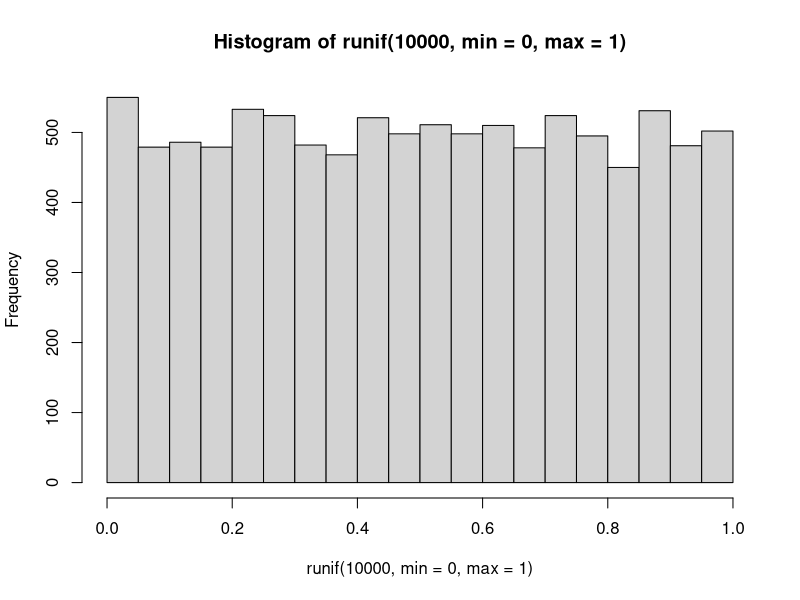

This chart was generated by the following R code: (Note: this script raises an error after producing the figure.)
# Approximate pi
# Simulate from uniform distribution from -0.5 to 0.5

hist(runif(1e4, min=0, max=1))

pi_sim <- function(){
  # Simulate a square
  x <- runif(1e4,-0.5,0.5)
  y <- runif(1e4,-0.5,0.5)
  # Simulate the circle within the square that is centered at 0 with a radius of 0.5
  in_circle <- ifelse(sqrt(x^2 + y^2) <= 0.5, 1, 0)
  
  sum(in_circle/1e4)*4
}

plot(y ~ x, pch=20)
plot(y ~ x, col = c("darkslategrey","turquoise")[in_circle+1], pch=20)

hist(replicate(1000, pi_sim()))
pi <- 3.14159
abline(v=pi, col="red", lwd=3)
